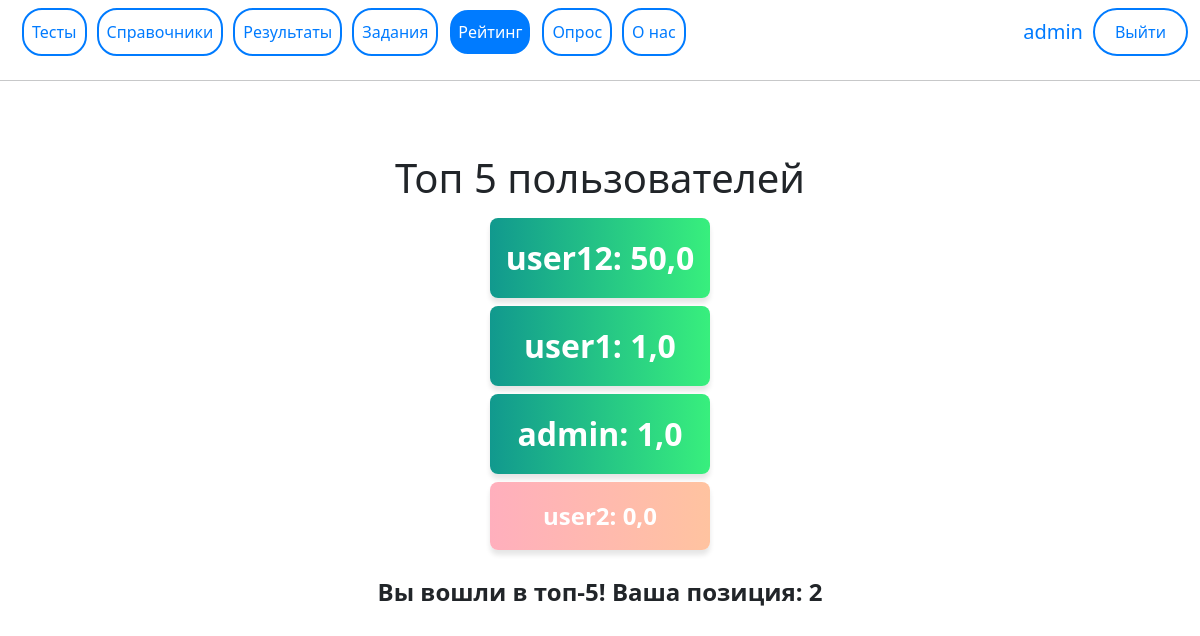
/rating (signed in), run on the app's committed database.
### main/models.py (models this page shows, shortened)
class User_Score(models.Model):
    name = models.CharField(max_length=100)
    score = models.FloatField(default=0)
    full_name = models.CharField(max_length=100)

### main/views.py (the view)
# urls.py: path('rating', rating, name='rating'),
def rating(request):
    if request.user.is_authenticated:
        try:
            top_users = User_Score.objects.order_by('-score')[:5]
            current_user_score = User_Score.objects.get(name=request.user.username).score
            top_scores = [user.score for user in top_users]
            if current_user_score in top_scores:
                current_user_position = top_scores.index(current_user_score) + 1
                current_user = User_Score.objects.get(name=request.user.username)
                current_user.position = current_user_position
                current_user.save()
            else:
                all_users = User_Score.objects.order_by('-score')
                current_user_position = User_Score.objects.filter(score__gt=current_user_score).count() + 1
            context = {
                'top_users': top_users,
                'current_user_position': current_user_position,
                "posit": [1, 2, 3, 4, 5]
            }
        except:
            context = {}
            pass
        return render(request, 'main/Rating.html', context)
    else:
        return redirect('login')

### main/templates/main/Rating.html (shortened to what this page needs)
{% extends 'main/base.html' %}
{% block content %}
{% if request.user.is_authenticated %}
  <div class="rating-container">
    <h1>Топ 5 пользователей</h1>
    <ol>
      {% for user in top_users %}
        <li {% if forloop.counter <= 3 %} class="top-3" {% endif %}>
          {{ user.name }}: {{ user.score }}
        </li>
      {% endfor %}
    </ol>
    {% if current_user_position %}
      {% if current_user_position in posit %}
        <p class="texttop">Вы вошли в топ-5! Ваша позиция: {{ current_user_position }}</p>
      {% else %}
        <p>Вы не вошли в топ-5! Ваша позиция: {{ current_user_position }}</p>
      {% endif %}
    {% endif %}
  </div>
{% endif %}
{% endblock %}

### main/templates/main/base.html (shortened to what this page needs)
<!doctype html>
<html lang="ru">
<head>
    <link rel="stylesheet" href="https://cdnjs.cloudflare.com/ajax/libs/font-awesome/4.7.0/css/font-awesome.min.css"/>
    <link rel="stylesheet" href="https://cdn.jsdelivr.net/npm/bootstrap@5.2.2/dist/css/bootstrap.min.css">
</head>
<body>
<nav class="navbar navbar-expand-lg navbar-dark bg-primary">
    <div class="container-fluid">
        <div class="collapse navbar-collapse" id="navbarNav">
            <ul class="navbar-nav me-auto mb-4 mb-lg-0">
                <li class="nav-item">
                    <a class="nav-link btn-menu {% if request.path == '/' %} active{% endif %}" href="{% url 'home' %}">Тесты</a>
                </li>
                <li class="nav-item">
                    <a class="nav-link btn-menu {% if request.path == '/guide' %} active{% endif %}"
                       href="{% url 'guide' %}">Справочники</a>
                </li>
                <li class="nav-item">
                    <a class="nav-link btn-menu {% if request.path == '/result' %} active{% endif %}"
                       href="{% url 'result' %}">Результаты</a>
                </li>
                <li class="nav-item">
                    <a class="nav-link btn-menu {% if request.path == '/TZ' %} active{% endif %}" href="{% url 'TZ' %}">Задания</a>
                </li>
                <li class="nav-item">
                    <a class="nav-link btn-menu {% if request.path == '/rating' %} active{% endif %}"
                       href="{% url 'rating' %}">Рейтинг</a>
                </li>
                <li class="nav-item">
                    <a class="nav-link btn-menu {% if request.path == '/polls/' %} active{% endif %}"
                       href="{% url 'poll_list' %}">Опрос</a>
                </li>
                <li class="nav-item">
                    <a class="nav-link btn-menu {% if request.path == '/Infor' %} active{% endif %}"
                       href="{% url 'Infor' %}">О нас</a>
                </li>
            </ul>
            {% if request.user.is_authenticated %}
            <div class="user-block">
                <span class="user">{{ request.user.username }}</span>
                <a class="btn-login" href="{% url 'logout' %}">Выйти</a>
            </div>
            {% else %}
            <div class="user-block">
                <a class="btn-login" href="{% url 'login' %}">Войти</a>
                <a class="btn-login" href="{% url 'register' %}">Регистрация</a>
            </div>
            {% endif %}
        </div>
    </div>
</nav>
<hr>
            <div class="content">
                {% block content%}{% endblock %}
            </div>
</body>
</html>

### main/templates/main/base.html (style rules this page uses)
body { background:url(/images/bg/bg-6.png) }
.content { background-color:#1Е90FF; height: 100vmin; margin-top:15px; width: 100%; left: 0px; }
body { min-width: 900px; min-height: 700px; }
a { text-decoration: none; }
.btn-menu { border: 2px solid #007bff; color: #007bff; padding: 10px 25px; border-radius: 20px; transition: all 0.3s ease; font-size: 16px; margin-left: 10px; }
.btn-menu:hover, .btn-menu.active { background-color: #fff; color: black; }
.user { color: #007bff; font-size: 20px; }
.user-block { display: flex; align-items: center; margin-left: auto; }
.btn-login { border: 2px solid #007bff; color: #007bff; padding: 10px 20px; border-radius: 25px; transition: all 0.3s ease; font-size: 16px; margin-left: 10px; }
.navbar { background-color: #007bff; }
.btn-menu.active { background-color: #007bff; color: #fff !important; border-color: #fff; }
.navbar-dark { background: #fff!important; }

### main/templates/main/Rating.html (style rules this page uses)
.rating-container { display: flex; flex-direction: column; justify-content: center; align-items: center; text-align: center; font-size: 1.5rem; font-weight: bold; height: 100vh; }
.rating-container ol { list-style: none; padding: 0; }
.rating-container li { background: linear-gradient(to right, #ffafbd, #ffc3a0); color: #fff; padding: 1rem; margin: 0.5rem 0; border-radius: 0.5rem; box-shadow: 0px 5px 5px rgba(0, 0, 0, 0.1); }
.rating-container li:nth-child(1), .rating-container li:nth-child(2), .rating-container li:nth-child(3) { background: linear-gradient(to right, #11998e, #38ef7d); font-size: 2rem; }
.texttop { margin-bottom:230px; }

### data on the page
User_Score: name "user12", score "50,0"
User_Score: name "user1", score "1,0"
User_Score: name "admin", score "1,0"
User_Score: name "user2", score "0,0"

### other printed values
{{ request.user.username }} "admin"
{{ current_user_position }} "2"
